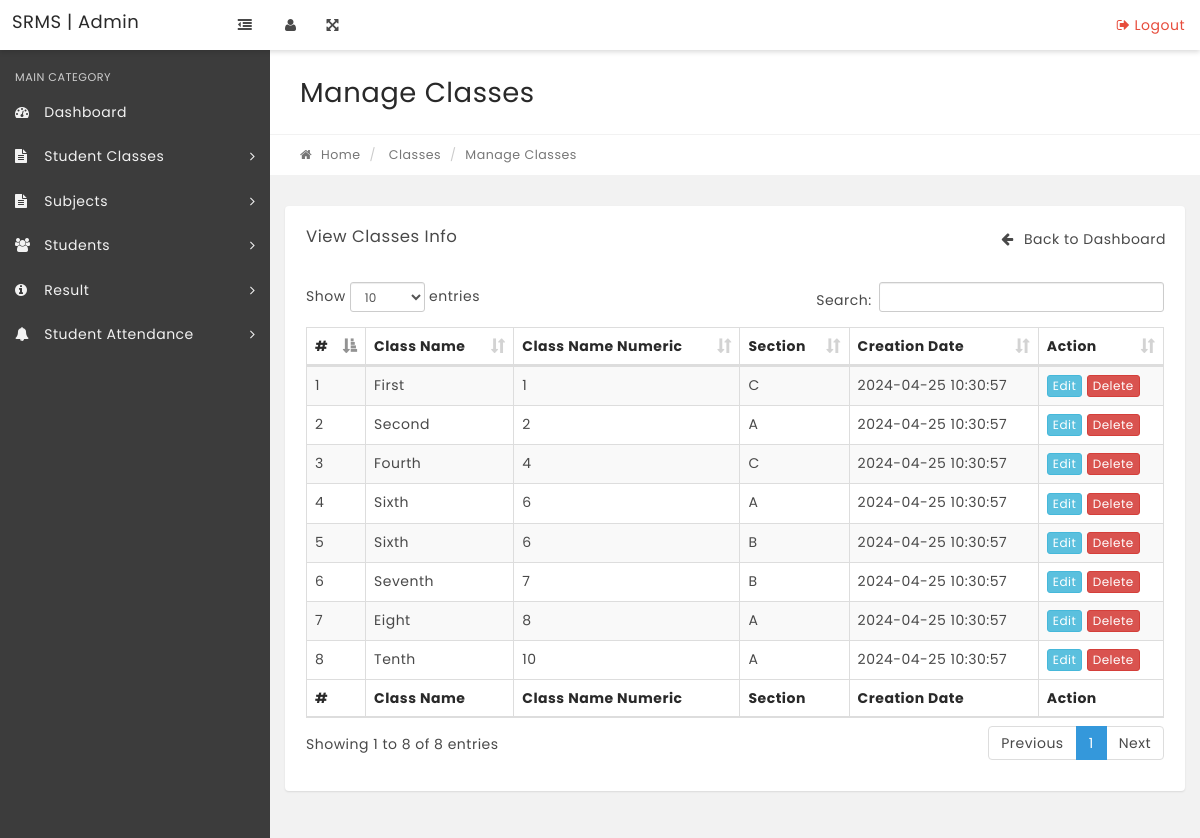
Screenshot of /modules/classes/manage-classes.php with the database file from the repository.
### tables this page shows
CREATE TABLE `tblclasses` (
  `id` int(11) NOT NULL,
  `ClassName` varchar(80) DEFAULT NULL,
  `ClassNameNumeric` int(4) DEFAULT NULL,
  `Section` varchar(5) DEFAULT NULL,
  `CreationDate` timestamp NULL DEFAULT current_timestamp(),
  `UpdationDate` timestamp NULL DEFAULT NULL
);

### modules/classes/manage-classes.php (the view, shortened to what this page needs)
<?php session_start();
include('../../includes/config.php');
if(strlen($_SESSION['alogin'])=="")
{   header("Location: ../../index.php");
}else{
?>
<!DOCTYPE html>
<html lang="en">
    <head>
        <link rel="stylesheet" href="../../css/bootstrap.min.css" media="screen" >
        <link rel="stylesheet" href="../../css/font-awesome.min.css" media="screen" >
        <link rel="stylesheet" href="../../css/animate-css/animate.min.css" media="screen" >
        <link rel="stylesheet" href="../../css/lobipanel/lobipanel.min.css" media="screen" >
        <link rel="stylesheet" href="../../css/prism/prism.css" media="screen" >
        <link rel="stylesheet" type="text/css" href="../../js/DataTables/datatables.min.css"/>
        <link rel="stylesheet" href="../../css/main.css" media="screen" >
    </head>
    <body class="top-navbar-fixed">
        <div class="main-wrapper">
   <?php include('../../includes/topbar.php');?>
            <div class="content-wrapper">
                <div class="content-container">
<?php include('../../includes/leftbar.php');?>
                    <div class="main-page">
                        <div class="container-fluid">
                            <div class="row page-title-div">
                                <div class="col-md-6">
                                    <h2 class="title">Manage Classes</h2>
                                </div>
                            </div>
                            <div class="row breadcrumb-div">
                                <div class="col-md-6">
                                    <ul class="breadcrumb">
            							<li><a href="../../dashboard.php"><i class="fa fa-home"></i> Home</a></li>
                                        <li> Classes</li>
            							<li class="active">Manage Classes</li>
            						</ul>
                                </div>
                            </div>
                        </div>
                        <section class="section">
                            <div class="container-fluid">
                                <div class="row">
                                    <div class="col-md-12">
                                        <div class="panel">
                                            <div class="panel-heading">
                                                <div class="panel-title">
                                                    <h5>View Classes Info</h5>
                                                </div>
                                                <div class="text-right" style="margin-top: -30px;">
                                                    <a href="../../dashboard.php" class="btn btn-secondary">
                                                        <i class="fa fa-arrow-left"></i> Back to Dashboard
                                                    </a>
                                                </div>
                                            </div>
                                            <div class="panel-body p-20">
                                                <table id="example" class="display table table-striped table-bordered" cellspacing="0" width="100%">
                                                    <thead>
                                                        <tr>
                                                            <th>#</th>
                                                            <th>Class Name</th>
                                                            <th>Class Name Numeric</th>
                                                            <th>Section</th>
                                                            <th>Creation Date</th>
                                                            <th>Action</th>
                                                        </tr>
                                                    </thead>
                                                    <tfoot>
                                                        <tr>
                                                          <th>#</th>
                                                            <th>Class Name</th>
                                                            <th>Class Name Numeric</th>
                                                            <th>Section</th>
                                                            <th>Creation Date</th>
                                                            <th>Action</th>
                                                        </tr>
                                                    </tfoot>
                                                    <tbody>
<?php $sql = "SELECT * from tblclasses";
$query = $dbh->prepare($sql);
$query->execute();
$results=$query->fetchAll(PDO::FETCH_OBJ);
$cnt=1;
if($query->rowCount() > 0)
{
foreach($results as $result)
{   ?>
<tr>
 <td><?php echo htmlentities($cnt);?></td>
                                                            <td><?php echo htmlentities($result->ClassName);?></td>
                                                            <td><?php echo htmlentities($result->ClassNameNumeric);?></td>
                                                            <td><?php echo htmlentities($result->Section);?></td>
                                                            <td><?php echo htmlentities($result->CreationDate);?></td>
<td>
<a href="edit-class.php?classid=<?php echo htmlentities($result->id);?>" class="btn btn-info btn-xs"> Edit </a>
  <a href="manage-classes.php?id=<?php echo $result->id;?>&del=delete" onClick="return confirm('Are you sure you want to delete?')" class="btn btn-danger btn-xs">Delete</a>
</td>
</tr>
<?php $cnt=$cnt+1;}} ?>
                                                    </tbody>
                                                </table>
                                            </div>
                                        </div>
                                    </div>
                                                </div>
                                            </div>
                                        </div>
                                    </div>
                                </div>
                            </div>
    </body>
</html>
<?php } ?>

### rows the page displays
tblclasses: ClassName "First", ClassNameNumeric "1", Section "C", CreationDate "2024-04-25 10:30:57"
tblclasses: ClassName "Second", ClassNameNumeric "2", Section "A", CreationDate "2024-04-25 10:30:57"
tblclasses: ClassName "Fourth", ClassNameNumeric "4", Section "C", CreationDate "2024-04-25 10:30:57"
tblclasses: ClassName "Sixth", ClassNameNumeric "6", Section "A", CreationDate "2024-04-25 10:30:57"
tblclasses: ClassName "Sixth", ClassNameNumeric "6", Section "B", CreationDate "2024-04-25 10:30:57"
tblclasses: ClassName "Seventh", ClassNameNumeric "7", Section "B", CreationDate "2024-04-25 10:30:57"
tblclasses: ClassName "Eight", ClassNameNumeric "8", Section "A", CreationDate "2024-04-25 10:30:57"
tblclasses: ClassName "Tenth", ClassNameNumeric "10", Section "A", CreationDate "2024-04-25 10:30:57"
